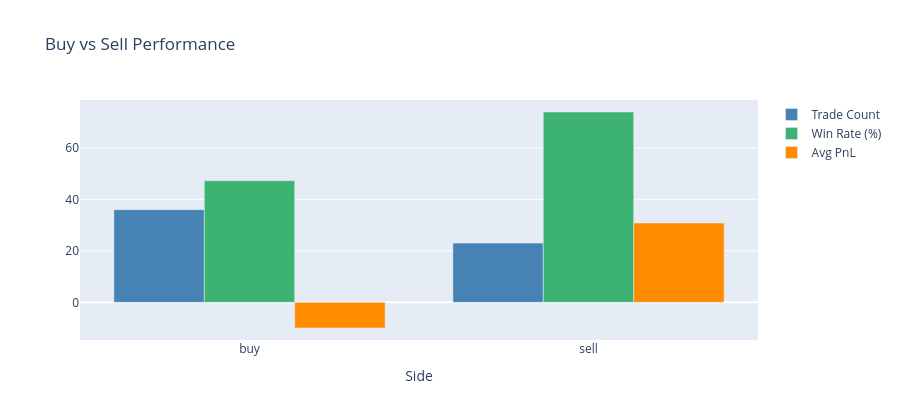

This figure's notebook cell:
### Markdown cell above
## Buy vs sell signal performance

### Code cell
if pairs.empty:
    print("No position pairs available for side analysis.")
else:
    side_perf = compute_side_performance(pairs)
    display(side_perf)

    # Imbalanced buy/sell performance can indicate directional bias in the model;
    # e.g. consistently higher win-rate on buys in a bull market suggests the model
    # may need re-training or class-weight adjustment to improve sell-signal quality.

    sides = side_perf["side"].tolist()
    fig = go.Figure()
    fig.add_trace(go.Bar(
        x=sides, y=side_perf["trade_count"], name="Trade Count",
        marker_color="steelblue",
    ))
    fig.add_trace(go.Bar(
        x=sides, y=side_perf["win_rate"] * 100, name="Win Rate (%)",
        marker_color="mediumseagreen",
    ))
    fig.add_trace(go.Bar(
        x=sides, y=side_perf["avg_pnl"], name="Avg PnL",
        marker_color="darkorange",
    ))
    fig.update_layout(
        barmode="group",
        title="Buy vs Sell Performance",
        xaxis_title="Side",
        height=420,
    )
    fig.show()

### Figure 1 — Plotly figure (JSON) as saved in the notebook; plotly's stock layout.template omitted (floating-point values rounded to 4 significant figures)
{"data": [{"marker": {"color": "steelblue"}, "name": "Trade Count", "type": "bar", "x": ["buy", "sell"], "y": [36, 23]}, {"marker": {"color": "mediumseagreen"}, "name": "Win Rate (%)", "type": "bar", "x": ["buy", "sell"], "y": [47.22, 73.91]}, {"marker": {"color": "darkorange"}, "name": "Avg PnL", "type": "bar", "x": ["buy", "sell"], "y": [-9.956, 30.79]}], "layout": {"barmode": "group", "height": 420, "title": {"text": "Buy vs Sell Performance"}, "xaxis": {"title": {"text": "Side"}}}}
